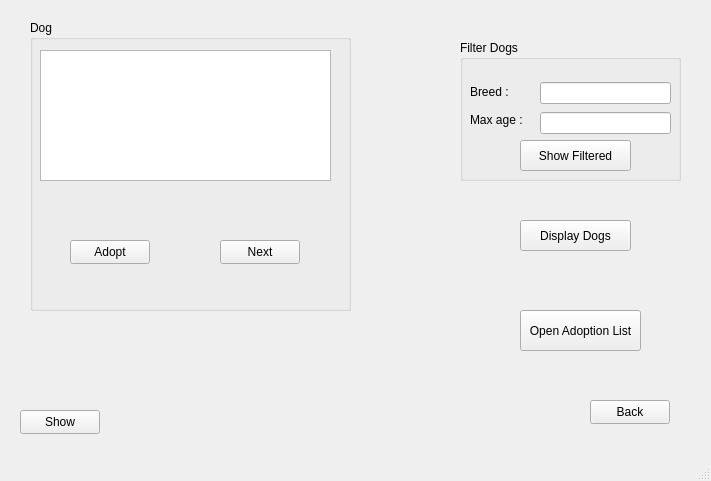
<?xml version="1.0" encoding="UTF-8"?>
<ui version="4.0">
 <class>UserWindow</class>
 <widget class="QMainWindow" name="UserWindow">
  <property name="geometry">
   <rect>
    <x>0</x>
    <y>0</y>
    <width>711</width>
    <height>481</height>
   </rect>
  </property>
  <property name="windowTitle">
   <string>MainWindow</string>
  </property>
  <widget class="QWidget" name="centralwidget">
   <widget class="QPushButton" name="btnShow">
    <property name="geometry">
     <rect>
      <x>520</x>
      <y>220</y>
      <width>111</width>
      <height>31</height>
     </rect>
    </property>
    <property name="text">
     <string>Display Dogs</string>
    </property>
   </widget>
   <widget class="QPushButton" name="btnOpen">
    <property name="geometry">
     <rect>
      <x>520</x>
      <y>310</y>
      <width>121</width>
      <height>41</height>
     </rect>
    </property>
    <property name="text">
     <string>Open Adoption List</string>
    </property>
   </widget>
   <widget class="QGroupBox" name="groupBox">
    <property name="geometry">
     <rect>
      <x>460</x>
      <y>40</y>
      <width>221</width>
      <height>141</height>
     </rect>
    </property>
    <property name="title">
     <string>Filter Dogs</string>
    </property>
    <widget class="QWidget" name="verticalLayoutWidget">
     <property name="geometry">
      <rect>
       <x>10</x>
       <y>40</y>
       <width>81</width>
       <height>51</height>
      </rect>
     </property>
     <layout class="QVBoxLayout" name="verticalLayout">
      <item>
       <widget class="QLabel" name="label_2">
        <property name="text">
         <string>Breed : </string>
        </property>
       </widget>
      </item>
      <item>
       <widget class="QLabel" name="label">
        <property name="text">
         <string>Max age : </string>
        </property>
       </widget>
      </item>
     </layout>
    </widget>
    <widget class="QWidget" name="verticalLayoutWidget_2">
     <property name="geometry">
      <rect>
       <x>80</x>
       <y>40</y>
       <width>131</width>
       <height>56</height>
      </rect>
     </property>
     <layout class="QVBoxLayout" name="verticalLayout_2">
      <item>
       <widget class="QLineEdit" name="leFilterBreed"/>
      </item>
      <item>
       <widget class="QLineEdit" name="leFilterAge"/>
      </item>
     </layout>
    </widget>
    <widget class="QPushButton" name="btnShowFiltered">
     <property name="geometry">
      <rect>
       <x>60</x>
       <y>100</y>
       <width>111</width>
       <height>31</height>
      </rect>
     </property>
     <property name="text">
      <string>Show Filtered</string>
     </property>
    </widget>
   </widget>
   <widget class="QGroupBox" name="Dog">
    <property name="geometry">
     <rect>
      <x>30</x>
      <y>20</y>
      <width>321</width>
      <height>291</height>
     </rect>
    </property>
    <property name="title">
     <string>Dog</string>
    </property>
    <widget class="QPlainTextEdit" name="teDog">
     <property name="geometry">
      <rect>
       <x>10</x>
       <y>30</y>
       <width>291</width>
       <height>131</height>
      </rect>
     </property>
    </widget>
    <widget class="QPushButton" name="btnAdopt">
     <property name="geometry">
      <rect>
       <x>40</x>
       <y>220</y>
       <width>80</width>
       <height>24</height>
      </rect>
     </property>
     <property name="text">
      <string>Adopt</string>
     </property>
    </widget>
    <widget class="QPushButton" name="bntNext">
     <property name="geometry">
      <rect>
       <x>190</x>
       <y>220</y>
       <width>80</width>
       <height>24</height>
      </rect>
     </property>
     <property name="text">
      <string>Next</string>
     </property>
    </widget>
   </widget>
   <widget class="QPushButton" name="btnBack">
    <property name="geometry">
     <rect>
      <x>590</x>
      <y>400</y>
      <width>80</width>
      <height>24</height>
     </rect>
    </property>
    <property name="text">
     <string>Back</string>
    </property>
   </widget>
   <widget class="QPushButton" name="btnAdoptedTable">
    <property name="geometry">
     <rect>
      <x>20</x>
      <y>410</y>
      <width>80</width>
      <height>24</height>
     </rect>
    </property>
    <property name="text">
     <string>Show</string>
    </property>
   </widget>
  </widget>
  <widget class="QMenuBar" name="menubar">
   <property name="geometry">
    <rect>
     <x>0</x>
     <y>0</y>
     <width>711</width>
     <height>21</height>
    </rect>
   </property>
  </widget>
  <widget class="QStatusBar" name="statusbar"/>
 </widget>
 <resources/>
 <connections/>
</ui>
